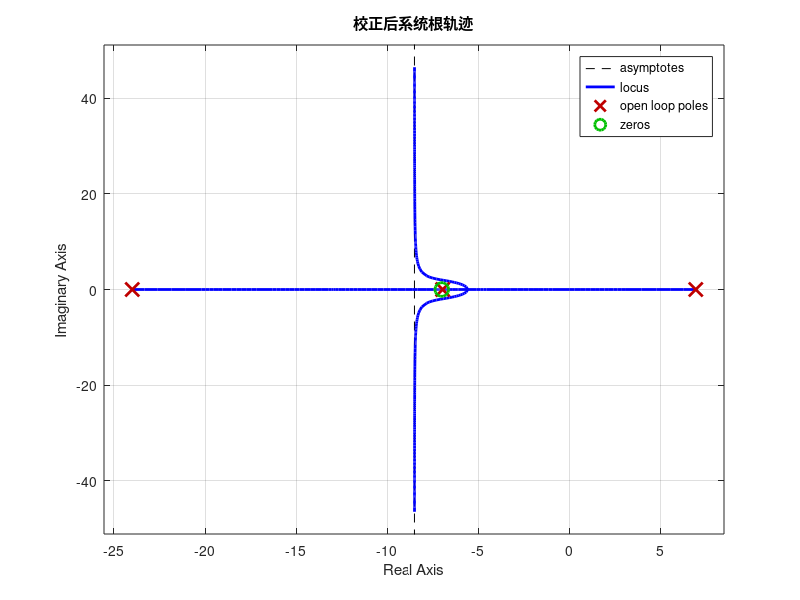
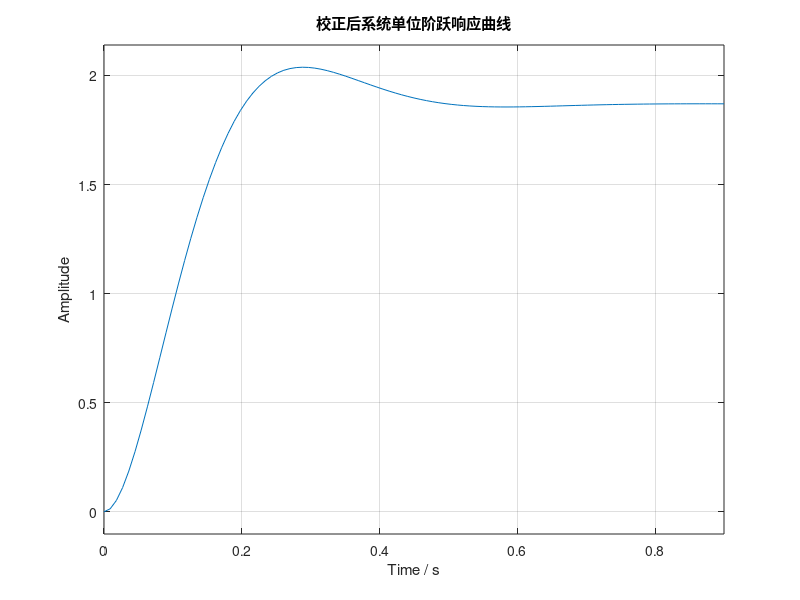

These figures' MATLAB source, in order: (Note: this script raises an error after producing the figures.)
clc;
clear;
close all;

s = tf('s');

G = 4.9/(s^2 - 48.3);

K = 72.698;
Gc = K*(s + 7)/(s + 24);

Go = Gc * G;

figure(1);
rlocus(Go);
grid on;
title('校正后系统根轨迹');
xlabel('Real Axis');
ylabel('Imaginary Axis');

Gcl = feedback(Go, 1);

figure(2);
step(Gcl);
grid on;
title('校正后系统单位阶跃响应曲线');
xlabel('Time / s');
ylabel('Amplitude');

info = stepinfo(Gcl);

disp('校正后系统时域性能指标：');
disp(info);

fprintf('超调量 Mp = %.2f %%\n', info.Overshoot);
fprintf('调节时间 ts = %.3f s\n', info.SettlingTime);

yss = dcgain(Gcl);
ess = 1 - yss;

fprintf('稳态值 yss = %.4f\n', yss);
fprintf('稳态误差 ess = %.4f\n', ess);
